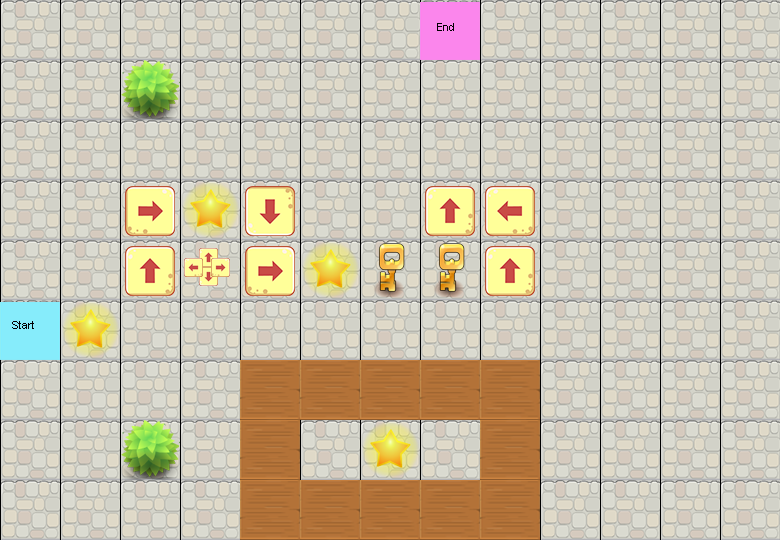

This is a level from a 2D game, rendered from its Tiled map with the project's own tilesets. A one-line summary and the map file follow, with tile-layer data summarised:
An orthogonal 13x9 tile map with 60x60 px tiles, 2 tile layers (background, items).

<map version="1.0" orientation="orthogonal" renderorder="right-down" width="13" height="9" tilewidth="60" tileheight="60">
 <tileset firstgid="1" name="bg_tilesets" tilewidth="60" tileheight="60">
  <image source="bg_tilesets.png" trans="ff00ff" width="300" height="300" />
 </tileset>
 <layer name="background" width="13" height="9">
  <data>[117 cells, 117 non-empty, 1 distinct tile ids]</data>
 </layer>
 <layer name="items" width="13" height="9">
  <data>[117 cells, 31 non-empty, 12 distinct tile ids]</data>
 </layer>
</map>
